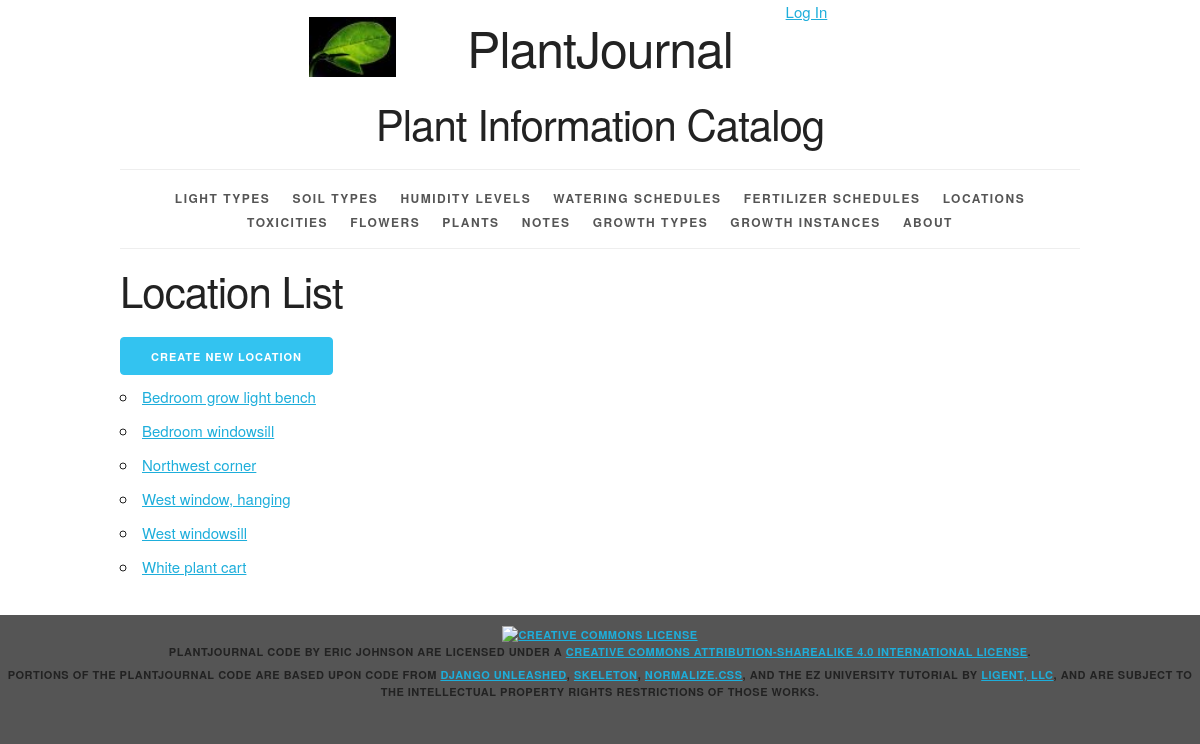
/location/, run on the app's committed database.
### plantjournal/models.py (models this page shows, shortened)
class Location(models.Model):
    location_id = models.AutoField(primary_key=True)
    location_name = models.CharField(max_length=45, unique=True)
    def __str__(self):
        return '%s' % self.location_name
    def get_absolute_url(self):
        return reverse('plantjournal_location_detail_urlpattern',
                       kwargs={'pk': self.pk})
    class Meta:
        ordering = ['location_name']

### plantjournal/views.py (the view)
class LocationList(PageLinksMixin, ListView):
    paginate_by = 20
    model = Location

### plantjournal/utils.py (called while the page is built)
    def first_page(self, page):
        if page.number > 1:
            return self._page_urls(1)
        return None

    def previous_page(self, page):
        if (page.has_previous()
                and page.number > 2):
            return self._page_urls(
                page.previous_page_number())
        return None

    def next_page(self, page):
        last_page = page.paginator.num_pages
        if (page.has_next()
                and page.number < last_page - 1):
            return self._page_urls(
                page.next_page_number())
        return None

    def last_page(self, page):
        last_page = page.paginator.num_pages
        if page.number < last_page:
            return self._page_urls(last_page)
        return None

    def get_context_data(self, **kwargs):
        context = super().get_context_data(
            **kwargs)
        page = context.get('page_obj')
        if page is not None:
            context.update({
                'first_page_url':
                    self.first_page(page),
                'previous_page_url':
                    self.previous_page(page),
                'next_page_url':
                    self.next_page(page),
                'last_page_url':
                    self.last_page(page),
            })
        return context

### plantjournal/templates/plantjournal/location_list.html (shortened to what this page needs)
{% extends 'plantjournal/base.html' %}
{% block content %}
    <h2>Location List</h2>
    <div>
        <a href="{% url 'plantjournal_location_create_urlpattern' %}"
           class="button button-primary">
            Create New Location
        </a>
    </div>
    <ul>
        {% for location in location_list %}
            <li>
                <a href="{{ location.get_absolute_url }}">{{ location }}</a>
            </li>
        {% empty %}
            <li><em>There are currently no locations available.</em></li>
        {% endfor %}
    </ul>
{% endblock %}

### plantjournal/static/plantjournal/skeleton.css (style rules this page uses)
html { font-size: 62.5%; }
body { font-size: 1.5em; line-height: 1.6; font-weight: 400; font-family: "Raleway", "HelveticaNeue", "Helvetica Neue", Helvetica, Arial, sans-serif; color: #222; }
h1, h2, h3, h4, h5, h6 { margin-top: 0; margin-bottom: 2rem; font-weight: 300; }
h2 { font-size: 3.6rem; line-height: 1.25; letter-spacing: -.1rem; }
@media (min-width: 550px) { h2 { font-size: 4.2rem; } }
a { color: #1EAEDB; }
.button, button, input[type="submit"], input[type="reset"], input[type="button"] { display: inline-block; height: 38px; padding: 0 30px; color: #555; text-align: center; font-size: 11px; font-weight: 600; line-height: 38px; letter-spacing: .1rem; text-transform: uppercase; text-decoration: none; white-space: nowrap; background-color: transparent; border-radius: 4px; border: 1px solid #bbb; cursor: pointer; box-sizing: border-box; }
.button.button-primary, button.button-primary, input[type="submit"].button-primary, input[type="reset"].button-primary, input[type="button"].button-primary { color: #FFF; background-color: #33C3F0; border-color: #33C3F0; }
ul { list-style: circle inside; }
ol, ul { padding-left: 0; margin-top: 0; }
li { margin-bottom: 1rem; }
button, .button { margin-bottom: 1rem; }
pre, blockquote, dl, figure, table, p, ul, ol, form { margin-bottom: 2.5rem; }

### plantjournal/static/plantjournal/style.css (style rules this page uses)
html { height: 100%; background-color: #555; }
body { background-color: white; }

### data on the page
Location: location_name "Bedroom grow light bench"
Location: location_name "Bedroom windowsill"
Location: location_name "Northwest corner"
Location: location_name "West window, hanging"
Location: location_name "West windowsill"
Location: location_name "White plant cart"
